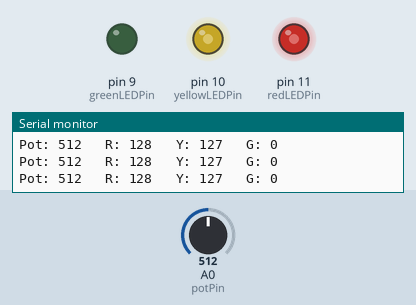
Simulated run of this sketch. Board: Arduino Uno, built with avr-gcc and run on an emulated ATmega328P. Parts: output pins drawn as LEDs (lit = HIGH), the last lines printed to the serial monitor. The test bench sets the inputs (shaded band); at power-on: A0 (potPin) = 512.

Above: at 1.2 s.
1.3 s: A0 (potPin) set to 331
At 2.5 s:
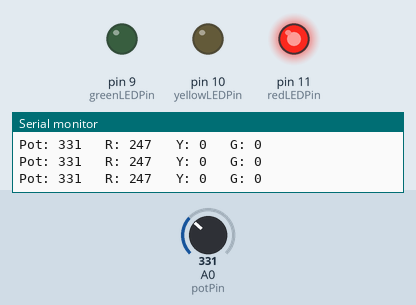
2.8 s: A0 (potPin) set to 122
At 3.5 s:
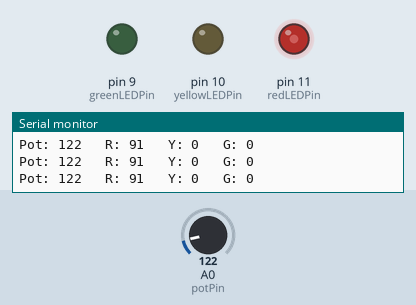
4.3 s: A0 (potPin) set to 105
At 4.9 s:
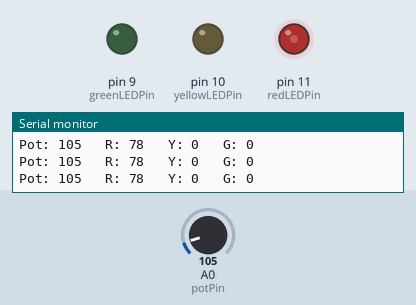
7.3 s: A0 (potPin) set to 94
At 7.8 s:
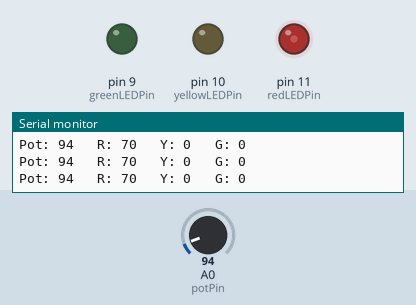
10.3 s: A0 (potPin) set to 0
At 11.1 s:
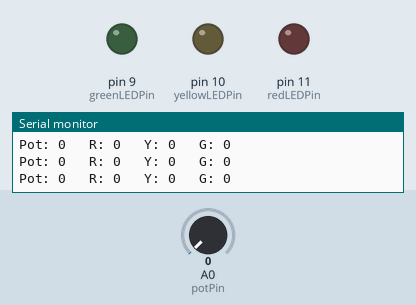
11.8 s: A0 (potPin) set to 351
At 13.2 s:
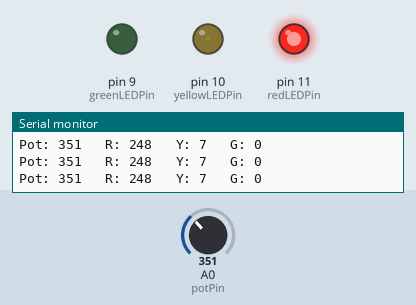
Timing chart, 0 to 14.3 s (numbered marks = the images above; inputs shaded):
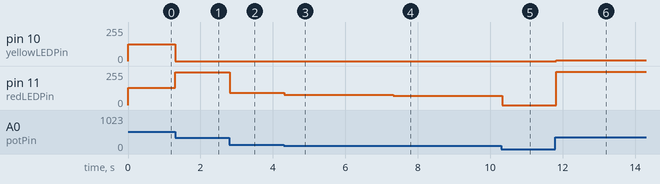

Measured:
- after the input at 1.3 s, pin 10 (yellowLEDPin): 127/255 → 0/255 at once; pin 11 (redLEDPin): 128/255 → 247/255 at once
- after the input at 2.8 s, pin 11 (redLEDPin): 247/255 → 91/255 at once
- after the input at 4.3 s, pin 11 (redLEDPin): 91/255 → 78/255 at once
- after the input at 7.3 s, pin 11 (redLEDPin): 78/255 → 70/255 at once
- after the input at 10.3 s, pin 11 (redLEDPin): 70/255 → 0/255 at once
- after the input at 11.8 s, pin 10 (yellowLEDPin): 0/255 → 7/255 at once; pin 11 (redLEDPin): 0/255 → 248/255 at once

The sketch:

Project_AILEDFading.ino
```cpp
const int potPin = A0;
const int redLEDPin = 11;
const int yellowLEDPin = 10;
const int greenLEDPin = 9;

// We will read the sensor value ONCE into this variable
int potValue = 0;

// Variables to hold the brightness for each LED
int redBrightness = 0;
int yellowBrightness = 0;
int greenBrightness = 0;

void setup()
{
  Serial.begin(9600);
  pinMode(redLEDPin, OUTPUT);
  pinMode(yellowLEDPin, OUTPUT);
  pinMode(greenLEDPin, OUTPUT);
}

void loop()
{
  // 1. Read the potentiometer value ONCE at the start of the loop
  potValue = analogRead(potPin);

  // 2. Do all the math to calculate brightness for ALL LEDs

  if (potValue < 341) // We are in the "Red" zone
  {
    // Red fades IN as pot goes from 0 to 341
    redBrightness = map(potValue, 0, 341, 0, 255);
    // Other LEDs are off
    yellowBrightness = 0;
    greenBrightness = 0;
  }
  else if (potValue < 682) // We are in the "Red-to-Yellow" zone
  {
    // Red fades OUT as pot goes from 341 to 682
    redBrightness = map(potValue, 341, 682, 255, 0);
    // Yellow fades IN as pot goes from 341 to 682
    yellowBrightness = map(potValue, 341, 682, 0, 255);
    // Green LED is off
    greenBrightness = 0;
  }
  else // We are in the "Yellow-to-Green" zone (682 to 1023)
  {
    // Red LED is off
    redBrightness = 0;
    // Yellow fades OUT as pot goes from 682 to 1023
    yellowBrightness = map(potValue, 682, 1023, 255, 0);
    // Green fades IN as pot goes from 682 to 1023
    greenBrightness = map(potValue, 682, 1023, 0, 255);
  }

  // 3. Write all the final brightness values to the LEDs
  analogWrite(redLEDPin, redBrightness);
  analogWrite(yellowLEDPin, yellowBrightness);
  analogWrite(greenLEDPin, greenBrightness);

  // 4. (Optional) Print the values for debugging
  Serial.print("Pot: ");
  Serial.print(potValue);
  Serial.print("\t R: ");
  Serial.print(redBrightness);
  Serial.print("\t Y: ");
  Serial.print(yellowBrightness);
  Serial.print("\t G: ");
  Serial.println(greenBrightness);

  delay(10); // A small delay to keep the Serial Monitor readable
}
```
